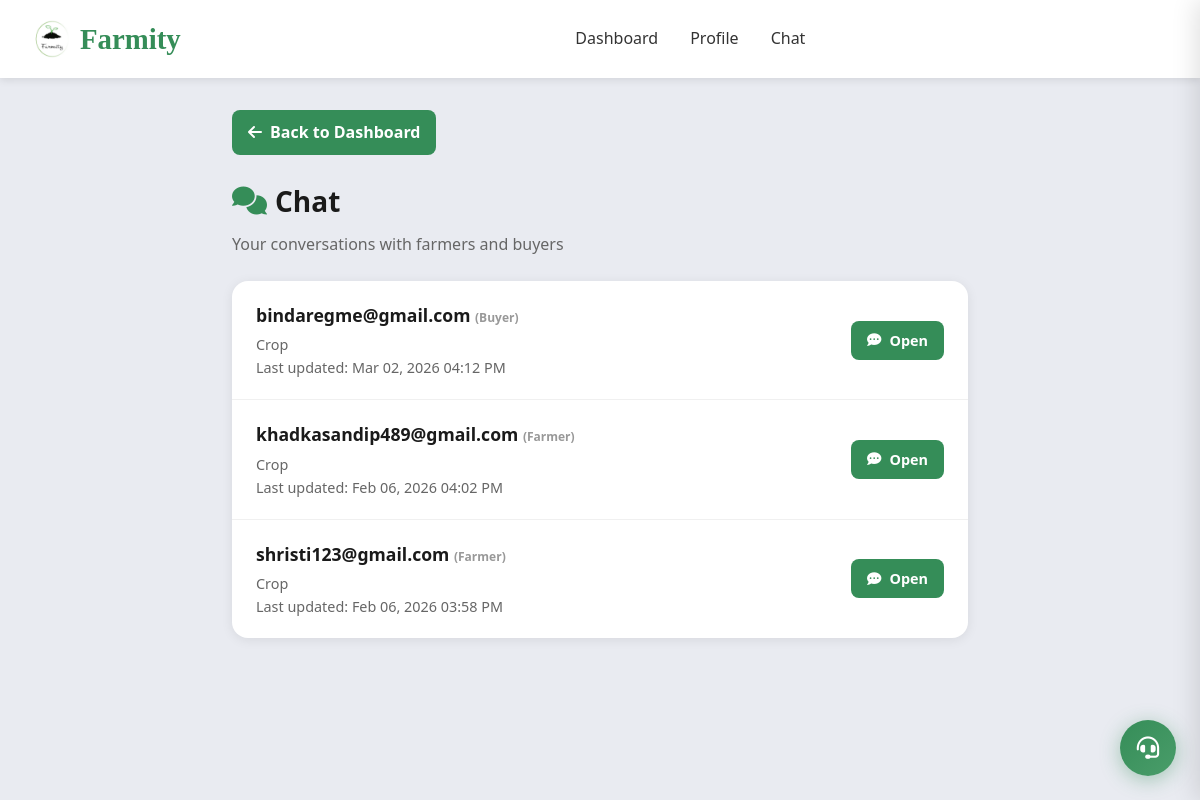
The app's page /chat/ (signed in), older data.
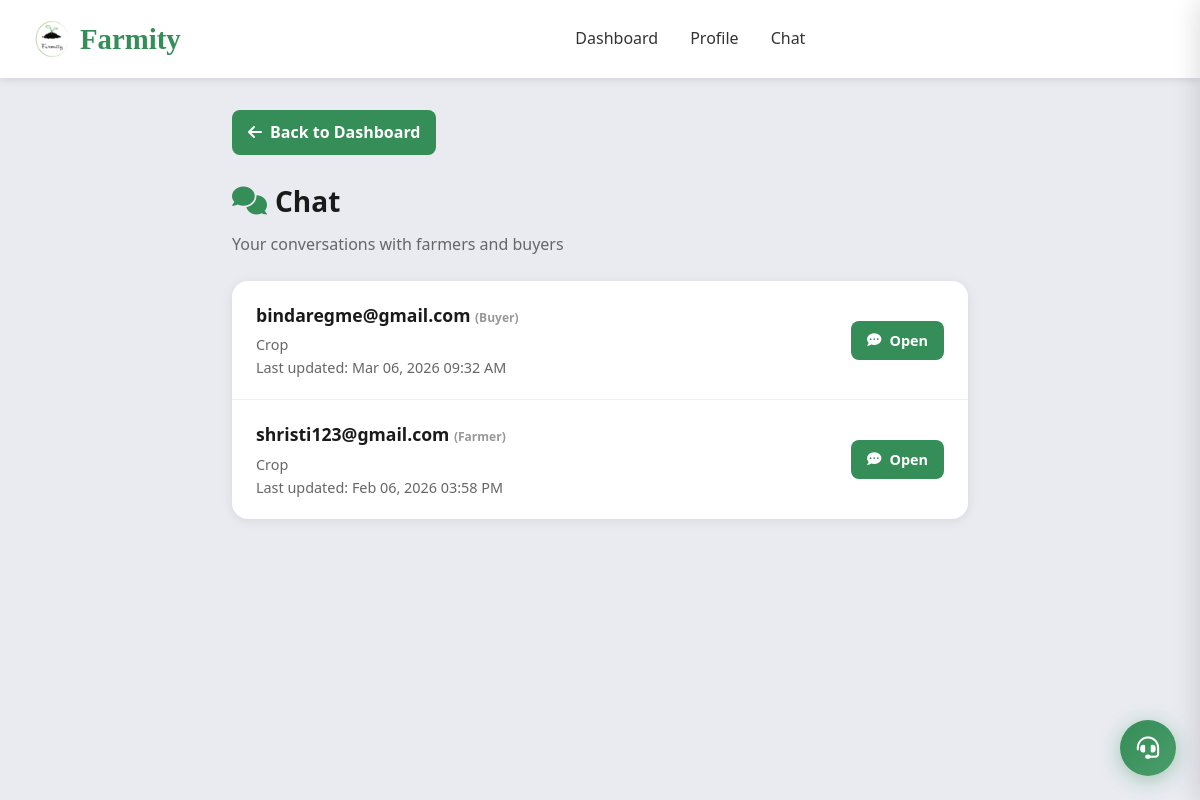
The same page, newer data.
### accounts/models.py (models this page shows, shortened)
class ExpertChatThread(models.Model):
    expert = models.ForeignKey(ExpertProfile, on_delete=models.CASCADE, related_name='chat_threads')
    created_by = models.ForeignKey(User, on_delete=models.CASCADE, related_name='chat_threads')
    created_at = models.DateTimeField(auto_now_add=True)
    updated_at = models.DateTimeField(auto_now=True)
    class Meta:
        ordering = ('-updated_at',)

class User(AbstractBaseUser, PermissionsMixin):
    ROLE_CHOICES = (
        ('admin', 'Admin'),
        ('buyer', 'Buyer'),
        ('farmer', 'Farmer'),
        ('agricultural_expert', 'Agricultural Expert'),
        ('vendor', 'Vendor'),
    )
    email = models.EmailField(unique=True)
    phone = models.CharField(max_length=10, unique=True, blank=True, null=True)
    role = models.CharField(max_length=20, choices=ROLE_CHOICES, default='buyer')
    is_active = models.BooleanField(default=True)
    email_verified = models.BooleanField(default=False)
    is_verified = models.BooleanField(default=False)
    is_staff = models.BooleanField(default=False)
    date_joined = models.DateTimeField(auto_now_add=True)
    objects = UserManager()
    USERNAME_FIELD = 'email'
    REQUIRED_FIELDS = []

class ExpertProfile(models.Model):
    user = models.OneToOneField(User, on_delete=models.CASCADE, related_name='expert_profile')
    name = models.CharField(max_length=255, blank=True, null=True)
    photo = models.ImageField(upload_to='expert_photos/', blank=True, null=True)
    qualification = models.CharField(max_length=255, blank=True, null=True)
    specialization = models.CharField(max_length=255, blank=True, null=True)
    experience = models.CharField(max_length=50, blank=True, null=True)

### accounts/views.py (the view, shortened to what this page needs)
# urls.py: path('chat/', chat_threads_page, name='chat_threads'),
@login_required
def chat_threads_page(request):
    if request.user.role not in {'buyer', 'farmer', 'agricultural_expert'}:
        return _redirect_to_role_home_response(request.user)
    if request.user.role == 'agricultural_expert':
        profile = ExpertProfile.objects.get(user=request.user)
        threads = ExpertChatThread.objects.filter(expert=profile).select_related('created_by', 'expert', 'expert__user').order_by('-updated_at')
    context = {'threads': threads}
    return render(request, 'chat_threads.html', context)

### accounts/context_processors.py (called while the page is built, shortened)
def admin_collections_payouts_summary(request):
    if not request.user.is_authenticated or getattr(request.user, 'role', None) != 'admin':
        return {}

### templates/chat_threads.html (shortened to what this page needs)
<!DOCTYPE html>
<html lang="en">
<head>
    <link rel="stylesheet" href="/static/css/style.css">
    <link href="https://cdnjs.cloudflare.com/ajax/libs/font-awesome/6.0.0/css/all.min.css" rel="stylesheet">
</head>
<body>
    <header class="main-header">
        <div class="header-container">
            <div class="logo">
                <a href="/" style="display: flex; align-items: center; gap: 0.5rem; text-decoration: none; color: inherit;">
                    <img src="/static/images/Farmity%20logo.png" alt="Farmity" class="logo-img" onerror="this.style.display='none'">
                    <span class="logo-text">Farmity</span>
                </a>
            </div>
            <nav class="main-nav">
                {% if request.user.role == 'farmer' %}<a href="{% url 'farmer_dashboard' %}">Dashboard</a>
                {% elif request.user.role == 'buyer' %}<a href="{% url 'user_dashboard' %}">Dashboard</a>
                {% elif request.user.role == 'agricultural_expert' %}<a href="{% url 'expert_dashboard' %}">Dashboard</a>
                {% else %}<a href="{% url 'dashboard' %}">Dashboard</a>{% endif %}
                <a href="{% url 'profile' %}">Profile</a>
                <a href="{% url 'chat_threads' %}">Chat</a>
            </nav>
        </div>
    </header>
    <main class="main-content">
        <a href="{% if request.user.role == 'farmer' %}{% url 'farmer_dashboard' %}{% elif request.user.role == 'buyer' %}{% url 'user_dashboard' %}{% else %}{% url 'expert_dashboard' %}{% endif %}" class="btn-back">
            <i class="fas fa-arrow-left"></i> Back to Dashboard
        </a>
        <h1 class="page-title"><i class="fas fa-comments" style="color: #358D58;"></i> Chat</h1>
        <p class="page-subtitle">
            {% if request.user.role == 'agricultural_expert' %}
                Your conversations with farmers and buyers
            {% else %}
                Your conversations with agricultural experts
            {% endif %}
        </p>
        <div class="chat-card">
            {% if threads %}
            <ul class="thread-list">
                {% for thread in threads %}
                <a href="{% url 'chat_thread' thread.id %}" class="thread-item">
                    <div class="thread-info">
                        <h4>
                            {% if request.user.role == 'agricultural_expert' %}
                                {{ thread.created_by.email }}
                                {% if thread.created_by.role == 'farmer' %}<span style="font-size:0.75rem;color:#999;">(Farmer)</span>{% elif thread.created_by.role == 'buyer' %}<span style="font-size:0.75rem;color:#999;">(Buyer)</span>{% endif %}
                            {% else %}
                                {{ thread.expert.name|default:thread.expert.user.email }}
                                <span style="font-size:0.75rem;color:#999;">(Expert)</span>
                            {% endif %}
                        </h4>
                        <p>{{ thread.expert.specialization|default:"Agricultural Expert" }}</p>
                        <p class="thread-meta">Last updated: {{ thread.updated_at|date:"M d, Y h:i A" }}</p>
                    </div>
                    <span class="btn-open"><i class="fas fa-comment-dots"></i> Open</span>
                </a>
                {% endfor %}
            </ul>
            {% endif %}
        </div>
    </main>
    {% include 'support_widget.html' %}
</body>
</html>

Row changes from the older to the newer data that the page shows:
removed ExpertChatThread: created_by.email "khadkasandip489@gmail.com", shows "(Farmer)", expert.specialization "Crop", updated_at "Feb 06, 2026 04:02 PM"
changed ExpertChatThread "bindaregme@gmail.com": updated_at "Mar 02, 2026 04:12 PM" → "Mar 06, 2026 09:32 AM"
